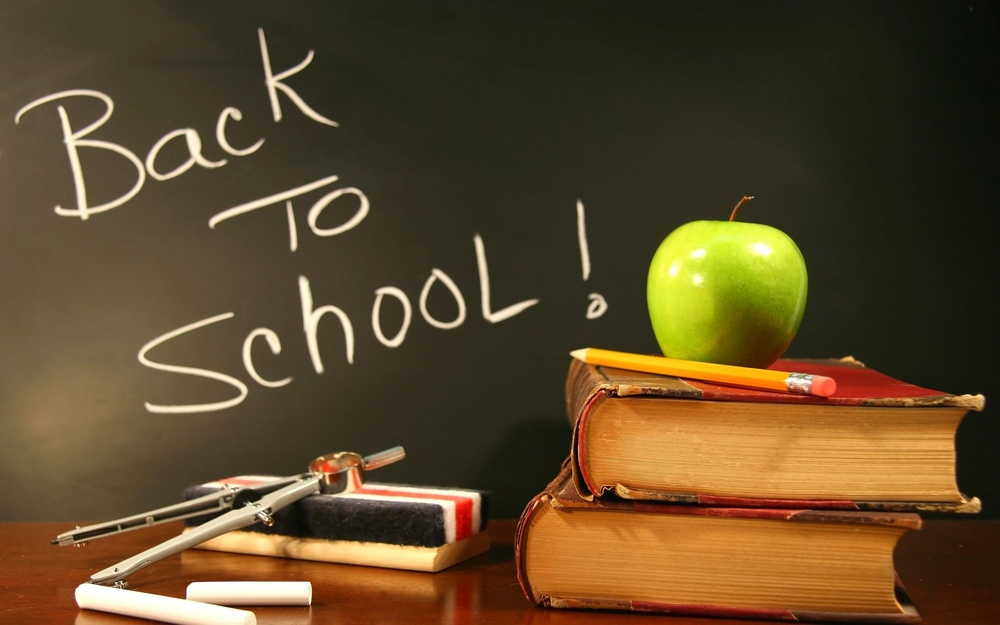
#> input picture OPEN_CV/data/back.jpg, 1000 x 625 px, shrunk from 1680 x 1050 before the run
$ python basic.py
#> lines starting #> are read from the running program, lines starting #| are printed output that depends on the picture
import cv2 as cv
import numpy as np
from matplotlib import pyplot as plt


''' Properties '''

PATH='../data/data.jpg'
BACK='../data/back.jpg'
def readImg(path):
#> called with path = '../data/back.jpg'
    return cv.imread(path)
#> returned value is the input picture: shape (625, 1000, 3); mean B, G, R 41.9, 73.2, 93.7

def readImgAsGray(path):
    return cv.imread(path,0)

def show(img):
    cv.imshow('img',img)
    cv.waitKey()
    cv.destroyAllWindows()


def processing():
    img=readImg(BACK)
    HSV_Img(img)
   # [4 lines of commented-out code are left out]


def HSV_Img(img):
    img=cv.cvtColor(img,cv.COLOR_BGR2HSV)
    cv.imshow('img 0',img[:,:,0])
    cv.imshow('img 1',img[:,:,1])
    cv.imshow('img 2',img[:,:,2])
    cv.waitKey()
    cv.destroyAllWindows()


def spliteImg(path):
    img=readImg(path)
    B,G,R=cv.split(img)
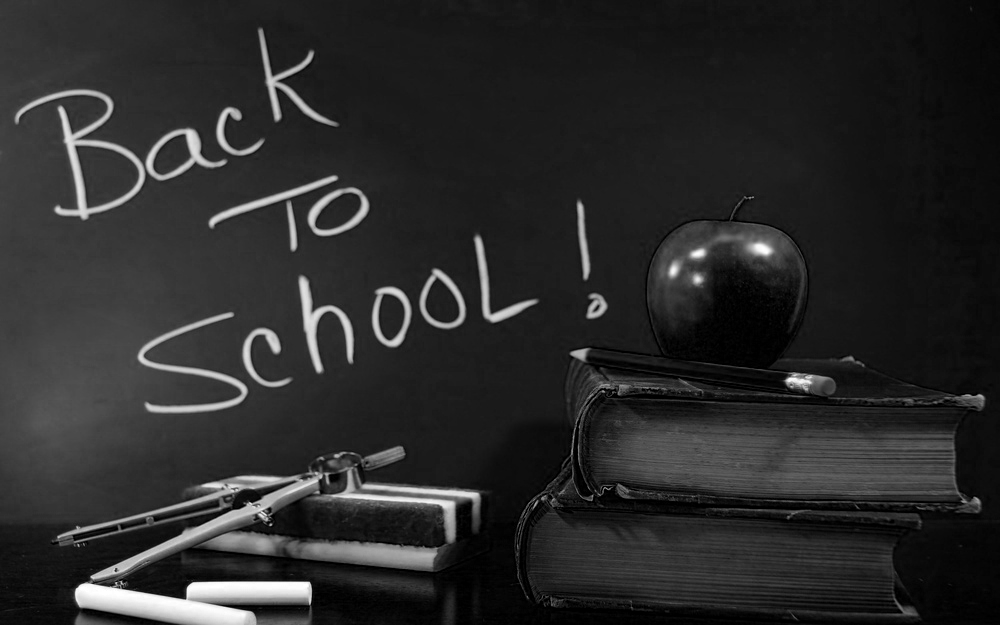
#> B: shape (625, 1000); min 0, max 255, mean 41.9
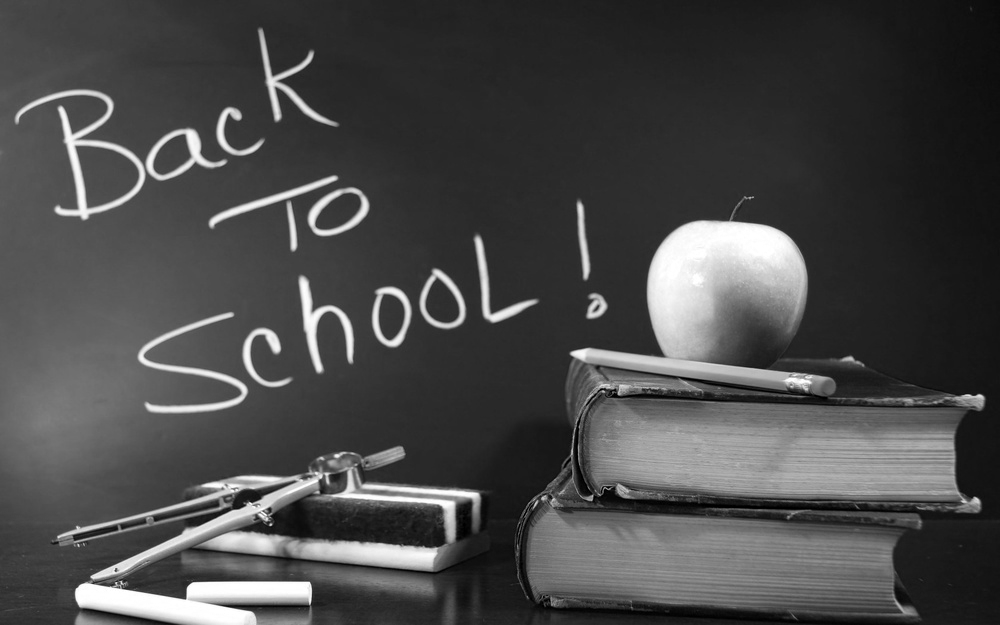
#> G: shape (625, 1000); min 0, max 255, mean 73.2
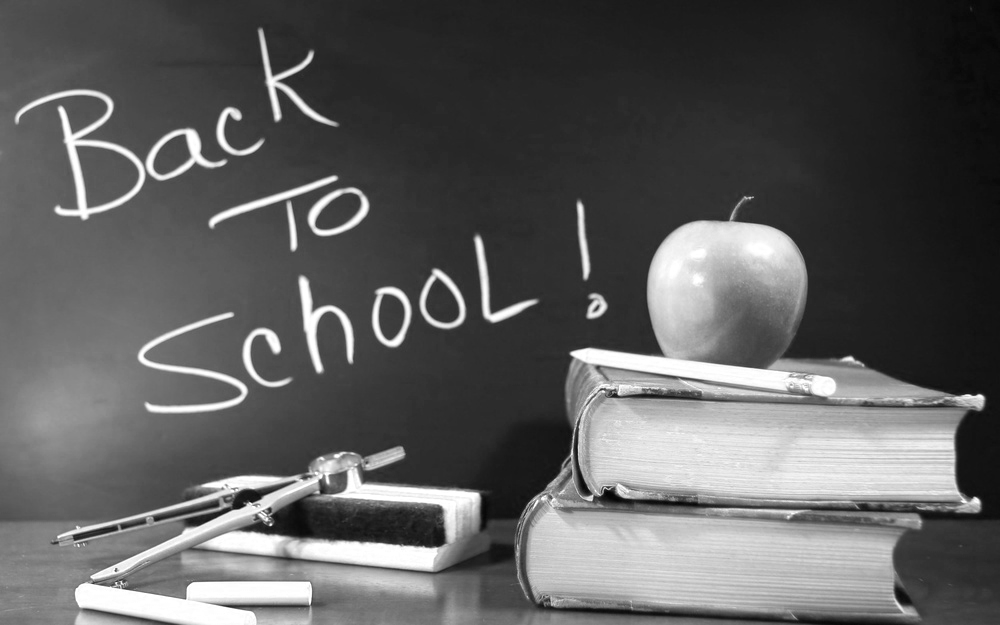
#> R: shape (625, 1000); min 1, max 255, mean 93.7
    cv.imshow('B',B)
    cv.imshow('G',G)
    cv.imshow('R',R)
    cv.waitKey()
    cv.destroyAllWindows()

    merged=cv.merge([B,G,R])
    merged2=cv.merge([B+100,G,R])
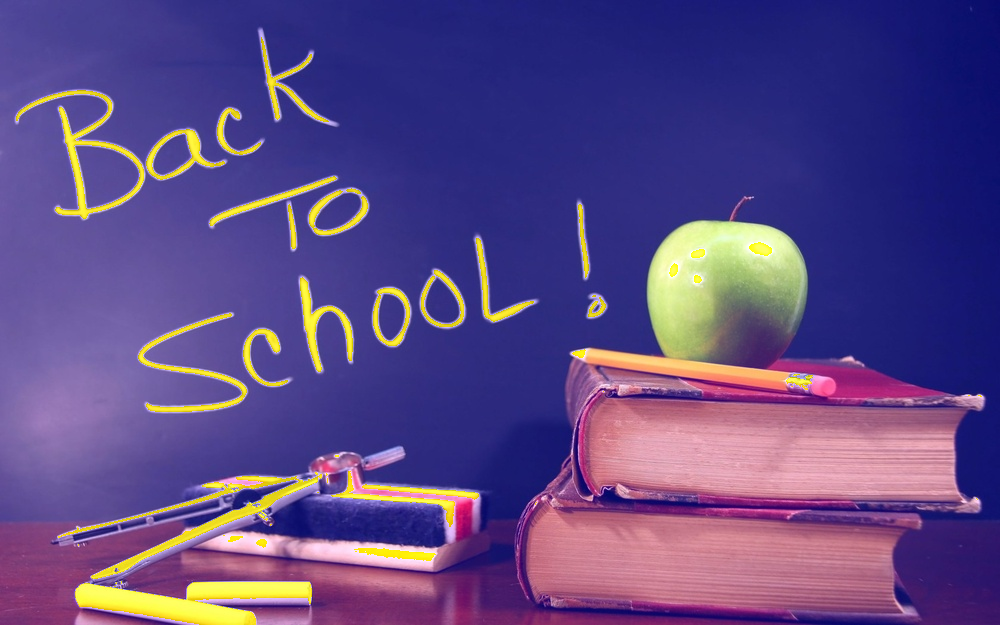
#> merged2: shape (625, 1000, 3); mean B, G, R 132.4, 73.2, 93.7
    cv.imshow('merge',merged)
    cv.imshow('merged2',merged2)
    cv.waitKey()
    cv.destroyAllWindows()


def main():
    #img=readImg(PATH)
    #print(img)
   # processing()
    spliteImg(BACK)
    return 0


if __name__ =='__main__':
    main()
